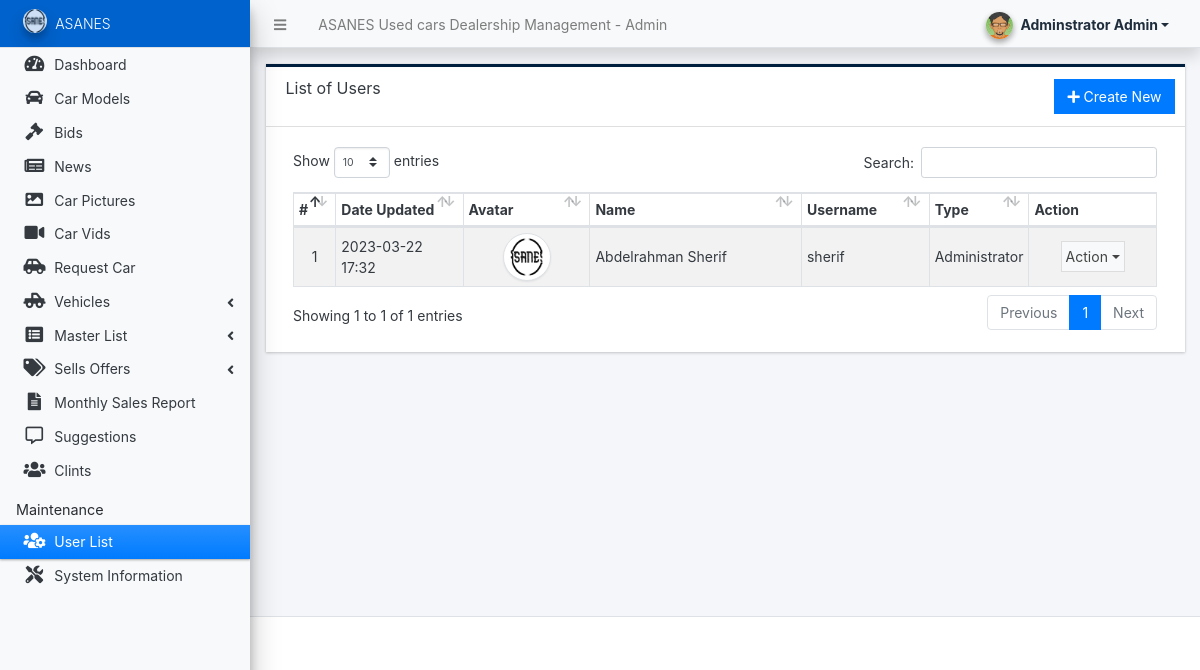
Page /admin/?page=user/list (signed in) on the committed database.
### tables this page shows
CREATE TABLE `users` (
  `id` int(50) NOT NULL,
  `firstname` varchar(250) NOT NULL,
  `middlename` text DEFAULT NULL,
  `lastname` varchar(250) NOT NULL,
  `username` text NOT NULL,
  `password` text NOT NULL,
  `avatar` text DEFAULT NULL,
  `last_login` datetime DEFAULT NULL,
  `type` tinyint(1) NOT NULL DEFAULT 0,
  `date_added` datetime NOT NULL DEFAULT current_timestamp(),
  `date_updated` datetime DEFAULT current_timestamp() ON UPDATE current_timestamp()
);

### classes/DBConnection.php (called while the page is built, shortened)
<?php
class DBConnection{
    private $host = DB_SERVER;
    private $username = DB_USERNAME;
    private $password = DB_PASSWORD;
    private $database = DB_NAME;
    public $conn;
    public function __construct(){
        if (!isset($this->conn)) {
            $this->conn = new mysqli($this->host, $this->username, $this->password, $this->database);
        }
    }
}
?>

### classes/SystemSettings.php (called while the page is built, shortened)
<?php
class SystemSettings extends DBConnection{
	function userdata($field = ''){
		if(!empty($field)){
			if(isset($_SESSION['userdata'][$field]))
				return $_SESSION['userdata'][$field];
			else
				return null;
		}else{
			return false;
		}
	}
	function info($field=''){
		if(!empty($field)){
			if(isset($_SESSION['system_info'][$field]))
				return $_SESSION['system_info'][$field];
			else
				return false;
		}else{
			return false;
		}
	}
}
$_settings = new SystemSettings();
?>

### config.php (called while the page is built, shortened)
<?php
require_once('classes/DBConnection.php');
require_once('classes/SystemSettings.php');
function validate_image($file){
    global $_settings;
	if(!empty($file)){
        $ex = explode("?",$file);
        $file = $ex[0];
        $ts = isset($ex[1]) ? "?".$ex[1] : '';
		if(is_file(base_app.$file)){
			return base_url.$file.$ts;
		}else{
			return base_url.($_settings->info('logo'));
		}
	}else{
		return base_url.($_settings->info('logo'));
	}
}
?>

### admin/user/list.php (the view, shortened to what this page needs)
<div class="card card-outline rounded-0 card-navy">
	<div class="card-header">
		<h3 class="card-title">List of Users</h3>
		<div class="card-tools">
			<a href="./?page=user/manage_user" id="create_new" class="btn btn-flat btn-primary"><span class="fas fa-plus"></span>  Create New</a>
		</div>
	</div>
	<div class="card-body">
        <div class="container-fluid">
			<table class="table table-hover table-striped table-bordered" id="list">
				<colgroup>
					<col width="5%">
					<col width="15%">
					<col width="15%">
					<col width="25%">
					<col width="15%">
					<col width="10%">
					<col width="15%">
				</colgroup>
				<thead>
					<tr>
						<th>#</th>
						<th>Date Updated</th>
						<th>Avatar</th>
						<th>Name</th>
						<th>Username</th>
						<th>Type</th>
						<th>Action</th>
					</tr>
				</thead>
				<tbody>
					<?php
					$i = 1;
						$qry = $conn->query("SELECT *, concat(firstname,' ', coalesce(concat(middlename,' '), '') , lastname) as `name` from `users` where id != '{$_settings->userdata('id')}' order by concat(firstname,' ', lastname) asc ");
						while($row = $qry->fetch_assoc()):
					?>
						<tr>
							<td class="text-center"><?php echo $i++; ?></td>
							<td><?php echo date("Y-m-d H:i",strtotime($row['date_updated'])) ?></td>
							<td class="text-center">
                                <img src="<?= validate_image($row['avatar']) ?>" alt="" class="img-thumbnail rounded-circle user-avatar">
                            </td>
							<td><?php echo $row['name'] ?></td>
							<td><?php echo $row['username'] ?></td>
							<td class="text-center">
                                <?php if($row['type'] == 1): ?>
                                    Administrator
                                <?php elseif($row['type'] == 2): ?>
                                    Staff
                                <?php else: ?>
									N/A
                                <?php endif; ?>
                            </td>
							<td align="center">
								 <button type="button" class="btn btn-flat p-1 btn-default btn-sm dropdown-toggle dropdown-icon" data-toggle="dropdown">
				                  		Action
				                  </button>
							</td>
						</tr>
					<?php endwhile; ?>
				</tbody>
			</table>
		</div>
	</div>
</div>

### admin/user/list.php (style rules this page uses)
.user-avatar { width:3rem; height:3rem; object-fit:scale-down; object-position:center center; }

### rows in the picture
users: date_updated "2023-03-22 17:32", name "Abdelrahman Sherif", username "sherif", type "Administrator"

### other values in the picture
$_settings->info('name') "ASANES Used cars Dealership Management"
$_settings->userdata('firstname').' '.$_settings->userdata('lastname') "Adminstrator Admin"
$_settings->info('short_name') "ASANES"
